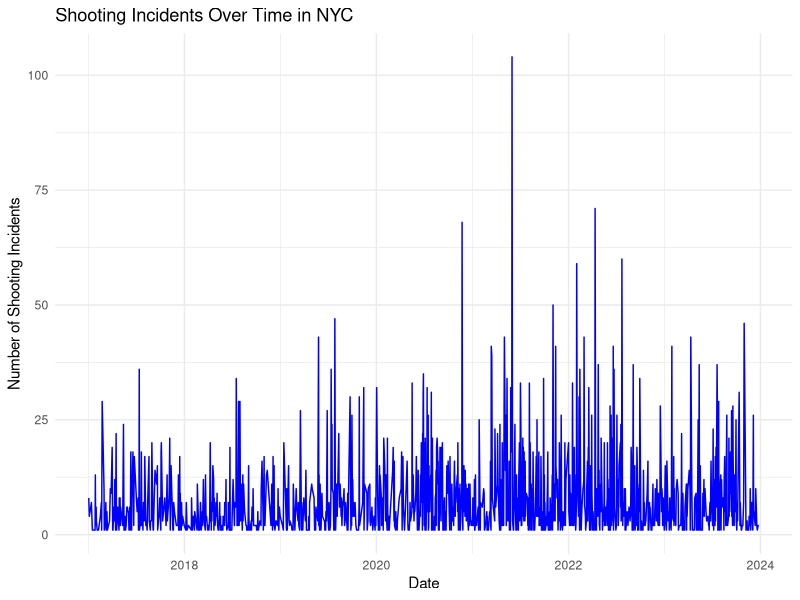
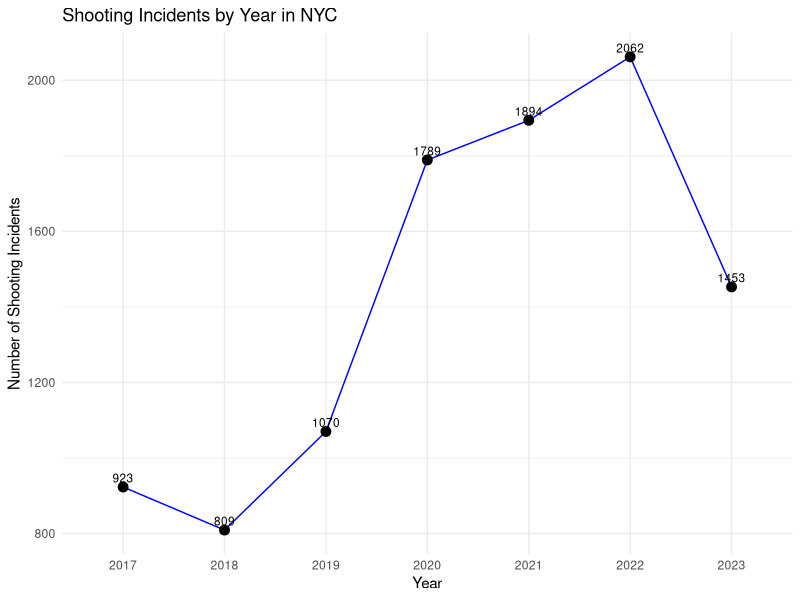
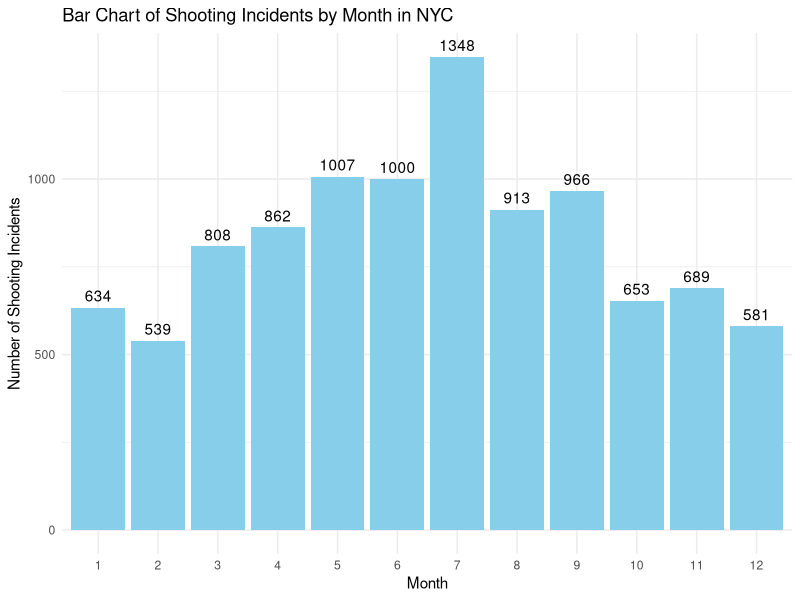
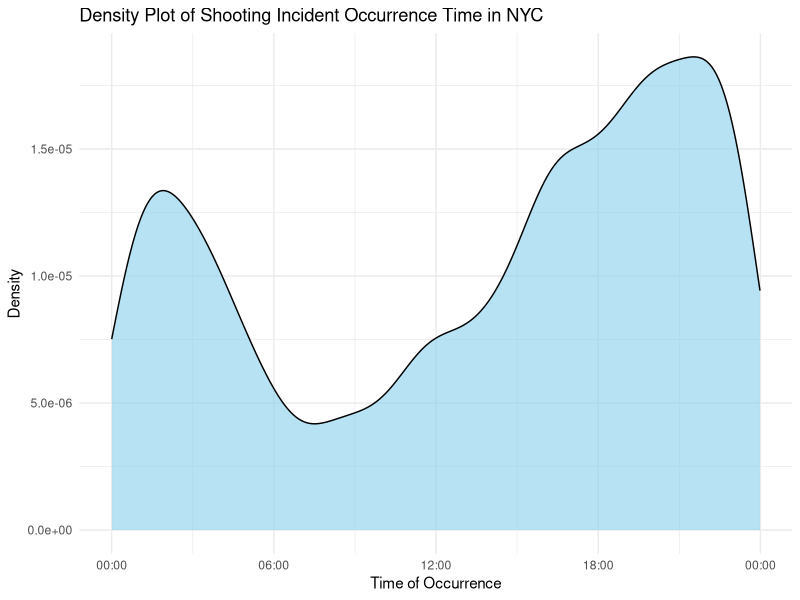

R code for these plots, in order:
## ---- chunk 1
library(ggplot2)
library(readxl)
library(readr)

## ---- chunk 2
# Load the dataset
df_descriptive=read_csv("filtered_merged_dataset_sample.csv")
## ---- chunk 3
# Converting OCCUR_DATE to Date type
df_descriptive$OCCUR_DATE <- as.Date(df_descriptive$OCCUR_DATE, format = "%Y-%m-%d")

# Grouping the data by date to count the number of incidents
date_counts <- as.data.frame(table(df_descriptive$OCCUR_DATE))
colnames(date_counts) <- c('Date', 'Count')
date_counts$Date <- as.Date(date_counts$Date)

# Plotting the line chart for shooting incidents over time
ggplot(date_counts, aes(x = Date, y = Count)) +
  geom_line(color = 'blue') +
  labs(title = 'Shooting Incidents Over Time in NYC',
       x = 'Date',
       y = 'Number of Shooting Incidents') +
  theme_minimal()
## ---- chunk 4
# Grouping the data by year to count the number of incidents
df_descriptive$Year <- as.factor(df_descriptive$Year)
year_counts <- as.data.frame(table(df_descriptive$Year))
colnames(year_counts) <- c('Year', 'Count')


# Plotting the line chart for shooting incidents by year with data points labeled
ggplot(year_counts, aes(x = Year, y = Count, group = 1)) +
  geom_line(color = 'blue') +
  geom_point(size = 3) +
  geom_text(aes(label = Count), vjust = -0.5, size = 3) +
  labs(title = 'Shooting Incidents by Year in NYC',
       x = 'Year',
       y = 'Number of Shooting Incidents') +
  theme_minimal()
## ---- chunk 5
# Grouping the data by month
df_descriptive$Month <- as.factor(df_descriptive$Month)
month_counts <- as.data.frame(table(df_descriptive$Month))
colnames(month_counts) <- c('Month', 'Count')

# Plotting the bar chart for shooting incidents by month
ggplot(month_counts, aes(x = Month, y = Count)) +
  geom_bar(stat = 'identity', fill = 'skyblue') +
  geom_text(aes(label = Count), vjust = -0.5) +
  labs(title = 'Bar Chart of Shooting Incidents by Month in NYC',
       x = 'Month',
       y = 'Number of Shooting Incidents') +
  theme_minimal()
## ---- chunk 6
# Convert OCCUR_TIME to a proper time format
df_descriptive$OCCUR_TIME <- format(strptime(df_descriptive$OCCUR_TIME, format = "%H:%M:%S"), "%H:%M:%S")

# Plotting the density of the occurrence time
ggplot(df_descriptive, aes(x = as.POSIXct(OCCUR_TIME, format = "%H:%M:%S"))) +
  geom_density(fill = 'skyblue', alpha = 0.6) +
  labs(title = 'Density Plot of Shooting Incident Occurrence Time in NYC',
       x = 'Time of Occurrence',
       y = 'Density') +
  scale_x_datetime(date_labels = "%H:%M") +
  theme_minimal()
